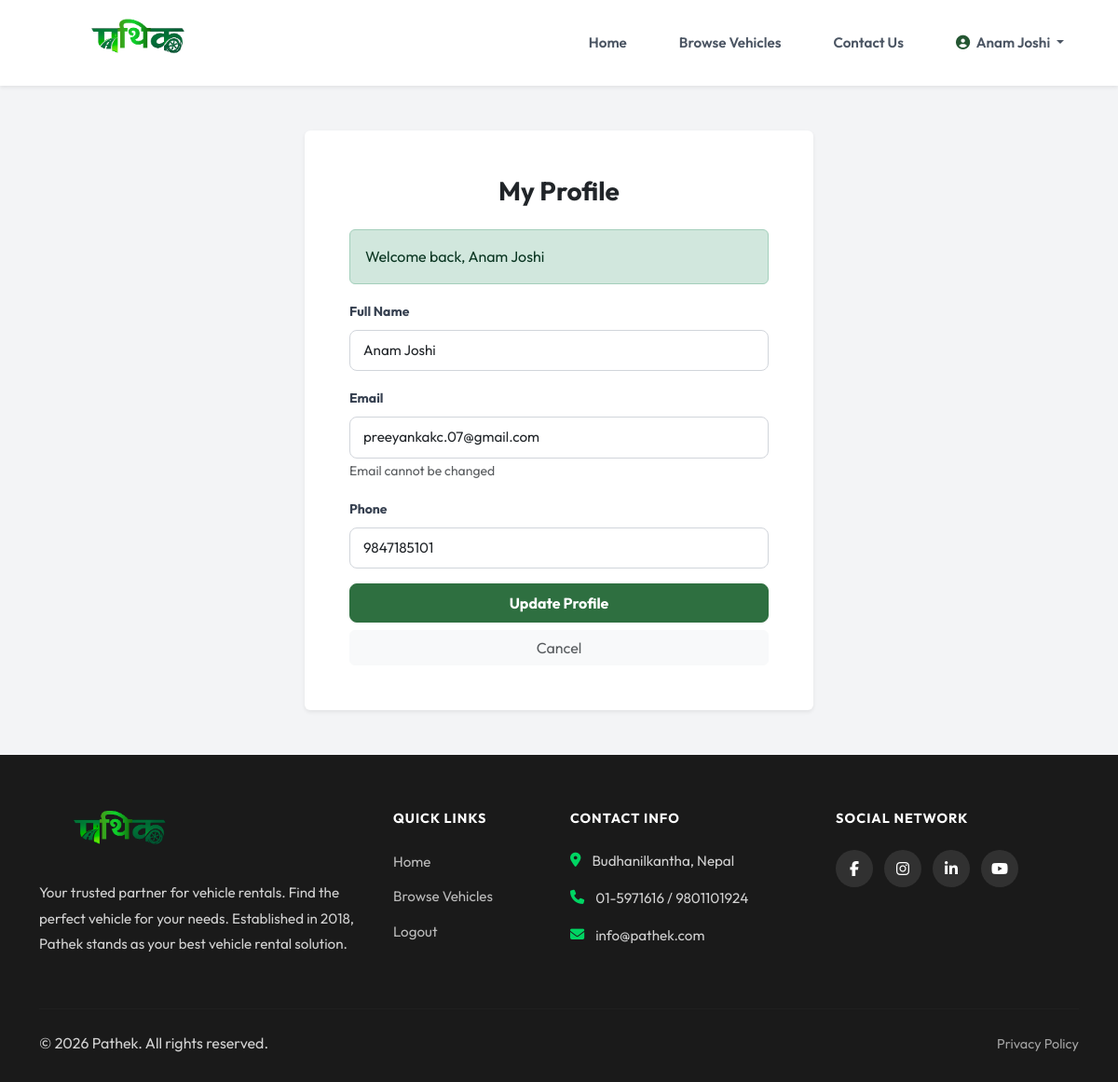
Page /index.php?page=auth&action=profile (signed in) on the committed database.
### tables this page shows
CREATE TABLE `users` (
  `user_id` int(11) NOT NULL,
  `full_name` varchar(100) NOT NULL,
  `email` varchar(100) NOT NULL,
  `password_hash` varchar(255) NOT NULL,
  `phone` varchar(20) DEFAULT NULL,
  `user_role` enum('admin','owner_pending','owner_verified','owner_rejected','renter') NOT NULL DEFAULT 'renter',
  `account_status` enum('active','blocked') DEFAULT 'active',
  `otp_hash` varchar(255) DEFAULT NULL,
  `otp_expires_at` datetime DEFAULT NULL,
  `is_email_verified` tinyint(1) DEFAULT 0,
  `created_at` timestamp NOT NULL DEFAULT current_timestamp(),
  `updated_at` timestamp NOT NULL DEFAULT current_timestamp() ON UPDATE current_timestamp()
);

### app/controllers/AuthController.php (called while the page is built, shortened)
<?php
class AuthController
{
    public function profile()
    {
        $user_id = $_SESSION['user_id'];
        $userModel = new User();
        $user = $userModel->getUserById($user_id);
        require APP_PATH . '/views/auth/profile.php';
        exit;
    }
}

### config/db.php (called while the page is built, shortened)
<?php
class Database
{
    private static $instance = null;
    private $conn;
    private function __construct()
    {
        $this->conn = new mysqli(DB_HOST, DB_USER, DB_PASS, DB_NAME);
        $this->conn->set_charset("utf8mb4");
    }
    public static function getInstance()
    {
        if (self::$instance === null) {
            self::$instance = new Database();
        }
        return self::$instance;
    }
    public function getConnection(): mysqli
    {
        return $this->conn;
    }
}

### app/models/User.php (called while the page is built, shortened)
<?php
class User
{
    private $conn;
    public function __construct()
    {
        $this->db = Database::getInstance();
        $this->conn = $this->db->getConnection();
    }
    public function getUserById($user_id): ?array
    {
        $user_id = (int) $user_id;
        $query = "SELECT * FROM users WHERE user_id = $user_id";
        $result = $this->conn->query($query);
        if ($result && $result->num_rows === 1) {
            return $result->fetch_assoc();
        }
        return null;
    }
}

### app/views/auth/profile.php (the view, shortened to what this page needs)
<?php
if (isset($_SESSION['user_role']) && $_SESSION['user_role'] === 'admin') {
    require APP_PATH . '/views/layouts/admin_navbar.php';
} else {
    require APP_PATH . '/views/layouts/navbar.php';
}
?>
<div class="container py-5">
    <div class="row justify-content-center">
        <div class="col-md-8 col-lg-6">
            <div class="card border-0 shadow-sm">
                <div class="card-body p-5">
                    <h3 class="fw-bold mb-4 text-center">My Profile</h3>
                    <?php if (isset($_SESSION['success'])): ?>
                        <div class="alert alert-success">
                            <?php echo $_SESSION['success'];
                            unset($_SESSION['success']); ?>
                        </div>
                    <?php endif; ?>
                    <form action="<?php echo BASE_URL; ?>/index.php?page=auth&action=updateProfile" method="POST">
                        <div class="mb-3">
                            <label class="form-label fw-bold">Full Name</label>
                            <input type="text" name="full_name" class="form-control"
                                value="<?php echo htmlspecialchars($user['full_name']); ?>" required>
                        </div>
                        <div class="mb-3">
                            <label class="form-label fw-bold">Email</label>
                            <input type="email" class="form-control"
                                value="<?php echo htmlspecialchars($user['email']); ?>" readonly>
                            <small class="text-muted">Email cannot be changed</small>
                        </div>
                        <div class="mb-3">
                            <label class="form-label fw-bold">Phone</label>
                            <input type="text" name="phone" class="form-control"
                                value="<?php echo htmlspecialchars($user['phone'] ?? ''); ?>">
                        </div>
                        <div class="d-grid gap-2">
                            <button type="submit" class="btn btn-primary fw-bold">Update Profile</button>
                            <a href="javascript:history.back()" class="btn btn-light text-muted">Cancel</a>
                        </div>
                    </form>
                </div>
            </div>
        </div>
    </div>
</div>
<?php
if (isset($_SESSION['user_role']) && $_SESSION['user_role'] === 'admin') {
    require APP_PATH . '/views/layouts/admin_footer.php';
} else {
    require APP_PATH . '/views/layouts/footer.php';
}
?>

### assets/css/base.css (style rules this page uses)
* { margin: 0; padding: 0; box-sizing: border-box; }
body { font-family: 'Outfit', 'Segoe UI', system-ui, -apple-system, sans-serif; color: #111827; line-height: 1.6; background-color: #f3f4f6; }
a { text-decoration: none; transition: color 0.2s; }
.btn-primary, .btn-success { background-color: #2E6F40; border-color: #2E6F40; font-weight: 600; border-radius: 8px; padding: 0.5rem 1.25rem; transition: all 0.2s ease; box-shadow: 0 1px 2px 0 rgba(0, 0, 0, 0.05); }
.form-label { font-size: 0.875rem; font-weight: 600; color: #374151; margin-bottom: 0.5rem; }
.form-control, .form-select { border-radius: 8px; border: 1px solid #d1d5db; padding: 0.625rem 0.875rem; font-size: 0.95rem; transition: all 0.2s; }

### rows in the picture
users: full_name "Anam Joshi", email "preeyankakc.07@gmail.com", phone "9847185101"

### other values in the picture
$_SESSION['user_name'] "Anam Joshi"
$_SESSION['success'] "Welcome back, Anam Joshi"
